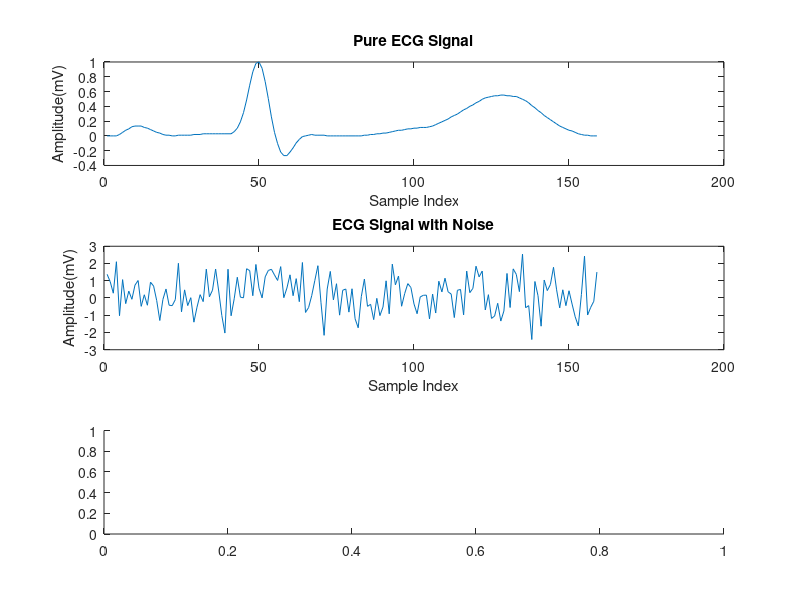

Write the MATLAB code that produced this figure. (Note: this script raises an error after producing the figure.)
clear all;
clc;
%ecg: Clean ECG signal
%no: The reference noise
%ecgn: Noised ECG Signal
load('ecg.mat'); 

%Initializing variables for function call
org=ecg;%org-original signal
x=no;%x-reference input, here the reference to noise
d=ecgn;%d-desired or primary input, here the signal plus noise
N=input('Enter the filter order: ');%N-no. of taps i.e., filter length or order
figure; subplot(3,1,1); plot(ecg);
    title('Pure ECG Signal');
    xlabel('Sample Index');
    ylabel('Amplitude(mV)');
    
subplot(3,1,2); plot(ecgn);
    title('ECG Signal with Noise');
    xlabel('Sample Index');
    ylabel('Amplitude(mV)');
subplot(3,1,3); 
%mu-step-size or convergence parameter usually 
%(i) 0<mu<1/lambdam where lambdam is the largest diagonal value of eignvalue matrix of autocorrelation matrix of x or 
autocorr_x=corrmtx(x,N,'autocorrelation');
ac_x=toeplitz(autocorr_x);
eig_x=eig(ac_x);
lambda_m1=max(eig_x);
mu1=1/lambda_m1;

%(ii) 0<mu<(1/N*Sxm) where Sxm-maximum of PSD of x or
p_x=periodogram(x);
Sxm=max(p_x);
mu2=1/((N*(Sxm+0.1)));

%(iii) 0<mu<(1/N*Px),where Px-signal power of x or approximately 
Px=norm(x)^2/length(x);
mu3=1/((N*(Px+0.01)));

%(iv) 0<mu<1;
mu4=0.01;

%lower the mu value, better the noise removal but slower the speed of
%convergence and VICE VERSA. 
%Add a small positive value < 0.1 to
%denominator of (ii) and (iii) in order to avoid division-by-zero in case of zero signal power

alpha=0.9;%alpha-small positive real value approximately 0<alpha<1, closer to unity

W_ini=randn(N,1);%W_ini-initial weight vector
X_ini=rand(N-1,1);%X_ini-initial state vector i.e., initial values of reference input

mu=input('Enter a number, either 1,2,3 or 4: ');
switch mu
    case 1
        nlms2(org,x,d,N,mu1,alpha,W_ini,X_ini)
    case 2
        nlms2(org,x,d,N,mu2,alpha,W_ini,X_ini)
    case 3
        nlms2(org,x,d,N,mu3,alpha,W_ini,X_ini)
    case 4
        nlms2(org,x,d,N,mu4,alpha,W_ini,X_ini)
    otherwise
        disp('Invalid Input')
end

        
    
